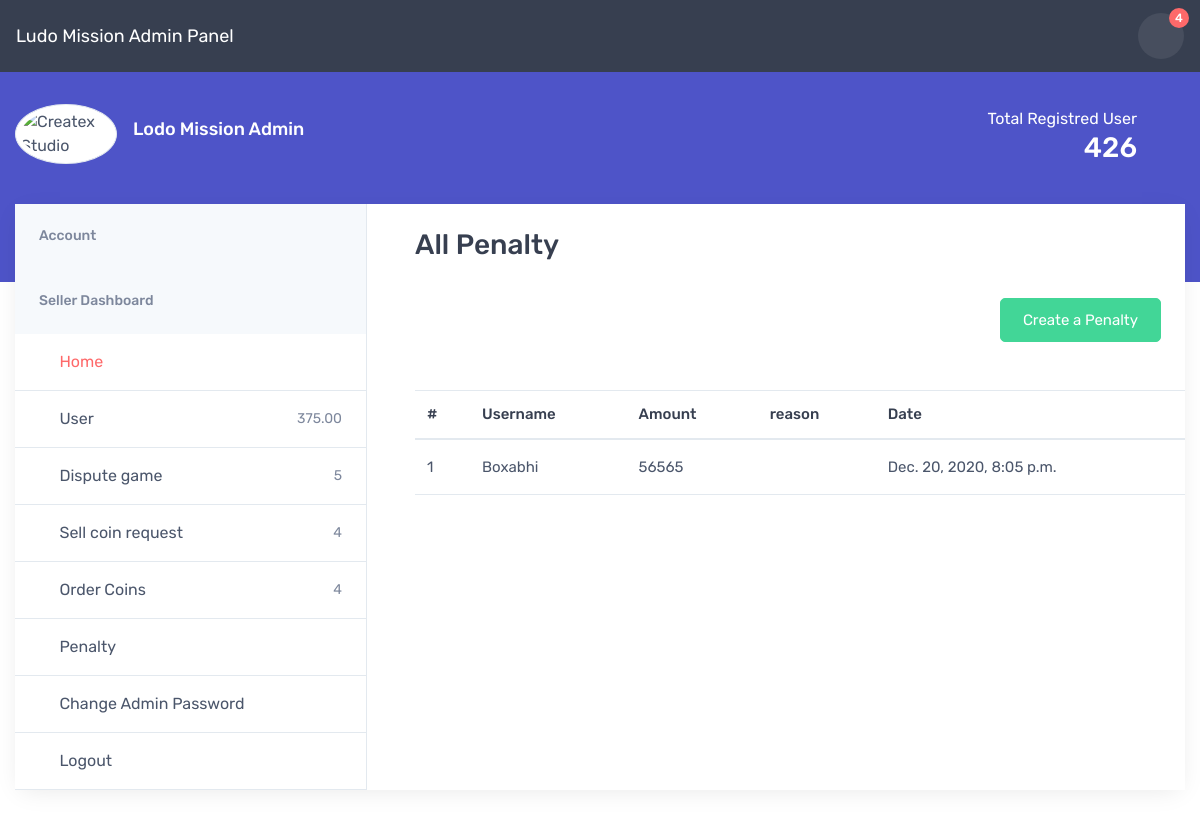
Page /paneladmin/show_penalty/ on the committed database.
### transaction/models.py (models this page shows)
class Penalty(models.Model):
    user = models.ForeignKey(User , on_delete=models.CASCADE)
    amount = models.IntegerField(default=0)
    reason = models.CharField(max_length=1000 , blank=True , null=True)
    created_at = models.DateTimeField(auto_now=True)

### adminpanel/views.py (the view)
# urls.py: path('show_penalty/' , show_penalty,name='show_penalty'),
def show_penalty(request):
    objects = Penalty.objects.all()
    paginator  = Paginator(objects, 2)
    page  = request.GET.get('page' , 1)
    try:
        page_obj = paginator.page(page)
    except PageNotAnInteger:
        page_obj = paginator.page(1)
    except EmptyPage:
        page_obj= paginator.page(paginator.num_pages)
    context = {'page_obj': page_obj}
    return render(request, 'admin_panel/show_penalty.html' , context)

### templates/admin_panel/show_penalty.html (shortened to what this page needs)
{% extends "admin_panel/base.html" %}
{% block start %}
<section class="col-lg-8">
    <div class="">
    <h3 class="pt-4 pb-4">All Penalty</h3>
    <div class="float-right text-right mb-5 mr-4">
    <a href="{% url 'penalty' %}" class="btn btn-success">Create a Penalty</a>
</div>
</div>
    <div class="table-responsive font-size-md">
        <table class="table table-hover mb-0">
            <thead>
                <tr>
                    <th> #</th>
                    <th>Username</th>
                    <th>Amount</th>
                    <th>reason</th>
                    <th>Date</th>
                </tr>
            </thead>
            <tbody>
                {% for penalty in page_obj  %}
                <tr>
                    <td class="py-3 align-middle">{{forloop.counter}}</td>
                    <td class="py-3 align-middle text-capitalize">{{penalty.user.username}}</td>
                    <td class="py-3 align-middle">{{penalty.amount}}</td>
                    <td class="py-3 align-middle">{{penalty.reason}}</td>
                    <td class="py-3 align-middle">{{penalty.created_at}}</td>
                </tr>
                {% endfor %}
            </tbody>
        </table>
    </div>
    <hr class="pb-4">
</section>
{% endblock %}

### rows in the picture
Penalty: user.username "Boxabhi", amount "56565", created_at "Dec. 20, 2020, 8:05 p.m."
